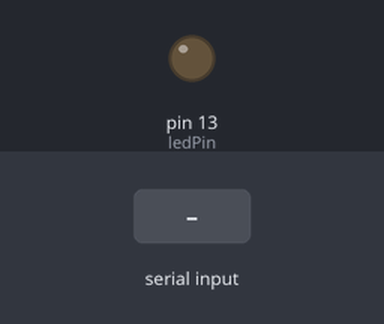
This sketch was run on a simulated Arduino Uno, built with avr-gcc and run on an emulated ATmega328P. On the bench: output pins drawn as LEDs (lit = HIGH). Dashed ring = blinking. The inputs (shaded band) are chosen by the test bench.

Above: at 1.2 s.
1.3 s: "90,45\n" received over Serial
At 1.6 s:
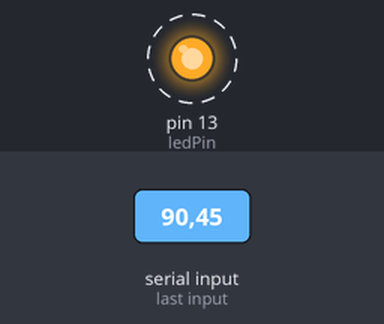
Timing chart, 0 to 10.3 s (numbered marks = the images above; inputs shaded):
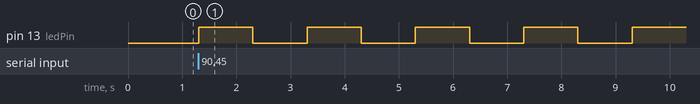

Measured:
- after the input at 1.3 s, pin 13 (ledPin): alternates HIGH for 1.0 s and LOW for 1.0 s, starting at once

The sketch:

Motor_get_mobius_ardu.ino
```cpp
const int ledPin = 13;  // 내장 LED가 연결된 핀 번호

void setup() {
  // 시리얼 통신 초기화
  Serial.begin(9600);

  // 내장 LED를 출력 핀으로 설정
  pinMode(ledPin, OUTPUT);
}

void loop() {
  // 시리얼 버퍼에 데이터가 있으면
  if (Serial.available()) {
    // 문자열을 읽어서 숫자로 변환하여 내장 LED 제어
    String receivedString = Serial.readStringUntil('\n'); // 개행 문자까지 읽기
    int receivedNum = receivedString.toInt();  // 문자열을 숫자로 변환

    // 입력된 숫자만큼 내장 LED를 깜빡이기
    for (int i = 0; i < receivedNum; i++) {
      digitalWrite(ledPin, HIGH);  // LED 켜기
      delay(1000);  // 1000ms 대기 (1초)
      digitalWrite(ledPin, LOW);   // LED 끄기
      delay(1000);  // 1000ms 대기 (1초)
    }
  }
}
```
